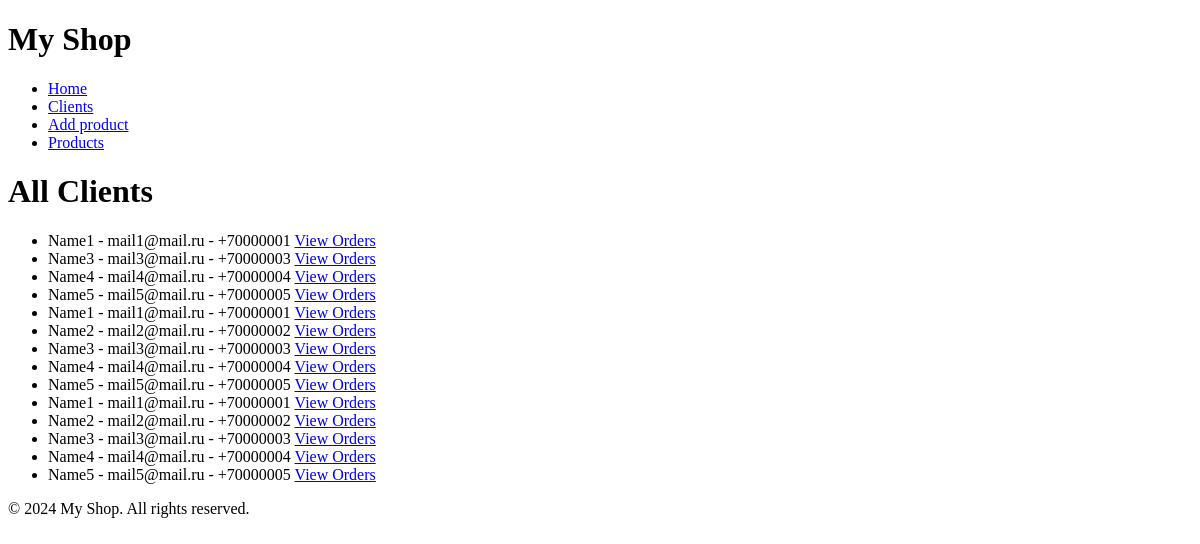
Page /shop/clients/ on the earlier database version.
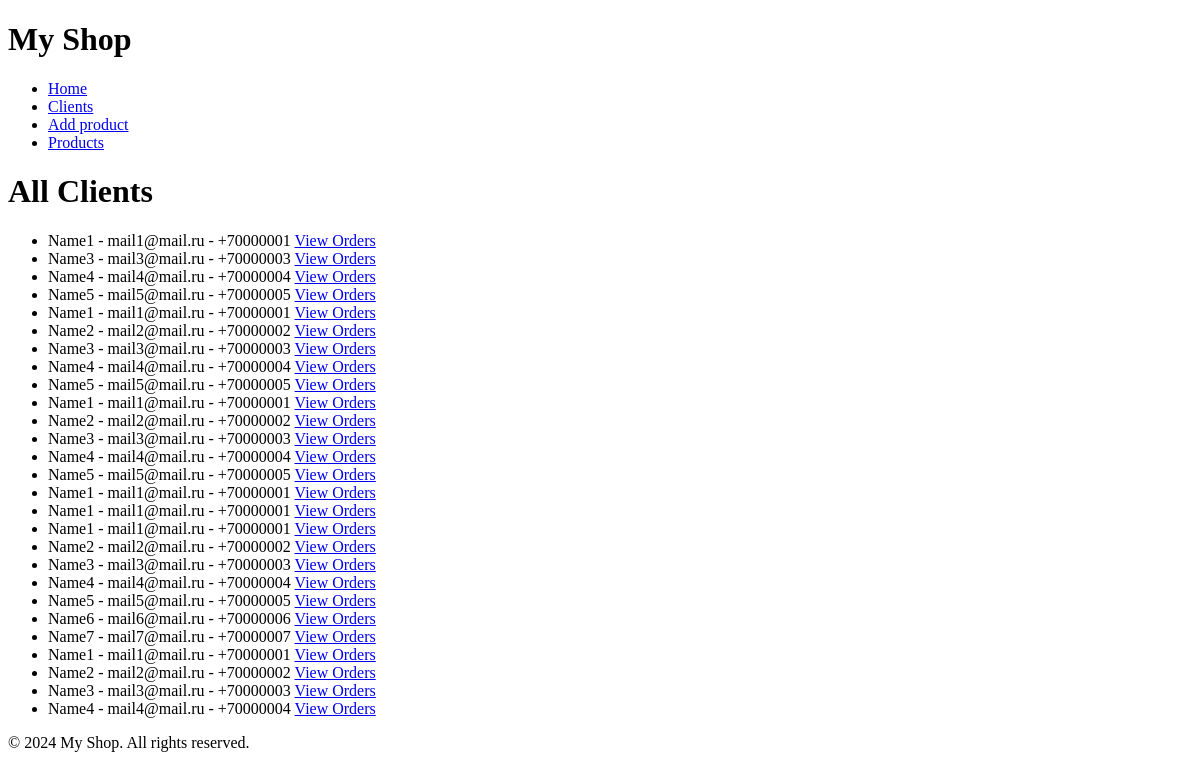
Same page on the later database version.
### myshopapp/models.py (models this page shows, shortened)
class Client(models.Model):
    name = models.CharField(max_length=100)
    email = models.EmailField()
    phone_number = models.CharField(max_length=20)
    address = models.CharField(max_length=200)
    registration_date = models.DateTimeField(default=timezone.now)

### myshopapp/views.py (the view)
# urls.py: path('clients/', views.all_clients, name='all_clients'),
def all_clients(request):
    clients = Client.objects.all()
    return render(request, 'myshopapp/all_clients.html', {'clients': clients})

### myshopapp/templates/myshopapp/all_clients.html
{% extends 'base.html' %}
{% block content %}
<h1>All Clients</h1>
    <ul>
        {% for client in clients %}
            <li>
                {{ client.name }} - {{ client.email }} - {{ client.phone_number }}
                <a href="{% url 'ordered_products' client.pk %}">View Orders</a>
            </li>
        {% empty %}
            <li>No clients found.</li>
        {% endfor %}
    </ul>
{% endblock %}

### templates/base.html (shortened to what this page needs)
<!DOCTYPE html>
<html lang="en">
<head>
</head>
<body>
    <header>
        <h1>My Shop</h1>
        <nav>
            <ul>
                <li><a href="{% url 'shop' %}">Home</a></li>
                <li><a href="{% url 'all_clients' %}">Clients</a></li>
                <li><a href="{% url 'add_product' %}">Add product</a></li>
                <li><a href="{% url 'all_products' %}">Products</a></li>
            </ul>
        </nav>
    </header>
    <main>
        {% block content %}
        {% endblock %}
    </main>
    <footer>
        <p>&copy; 2024 My Shop. All rights reserved.</p>
    </footer>
</body>
</html>

Differences in the rows shown:
added Client: name "Name1", email "mail1@mail.ru", phone_number "+70000001"
added Client: name "Name1", email "mail1@mail.ru", phone_number "+70000001"
added Client: name "Name1", email "mail1@mail.ru", phone_number "+70000001"
added Client: name "Name2", email "mail2@mail.ru", phone_number "+70000002"
added Client: name "Name3", email "mail3@mail.ru", phone_number "+70000003"
added Client: name "Name4", email "mail4@mail.ru", phone_number "+70000004"
added Client: name "Name5", email "mail5@mail.ru", phone_number "+70000005"
added Client: name "Name6", email "mail6@mail.ru", phone_number "+70000006"
added Client: name "Name7", email "mail7@mail.ru", phone_number "+70000007"
added Client: name "Name1", email "mail1@mail.ru", phone_number "+70000001"
added Client: name "Name2", email "mail2@mail.ru", phone_number "+70000002"
added Client: name "Name3", email "mail3@mail.ru", phone_number "+70000003"
added Client: name "Name4", email "mail4@mail.ru", phone_number "+70000004"
